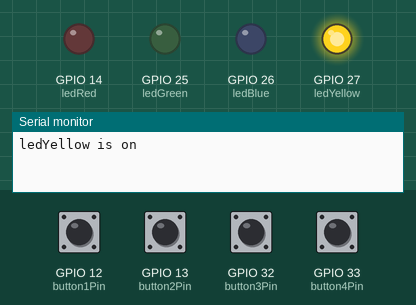
The sketch below on a simulated ESP32. Parts: output pins drawn as LEDs (lit = HIGH), the last lines printed to the serial monitor. The test bench sets the inputs (shaded band); at power-on: GPIO 12 (button1Pin), GPIO 13 (button2Pin), GPIO 32 (button3Pin), GPIO 33 (button4Pin) HIGH.

Above: at 1.2 s.
1.3 s: GPIO 12 (button1Pin) pulled LOW for 0.15 s
At 1.37 s:
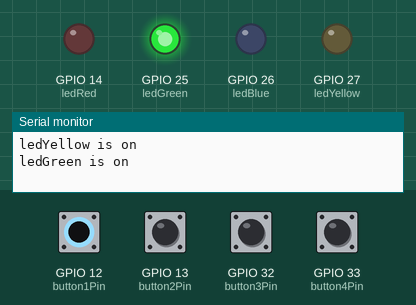
2.9 s: GPIO 13 (button2Pin) pulled LOW for 0.15 s
At 2.97 s:
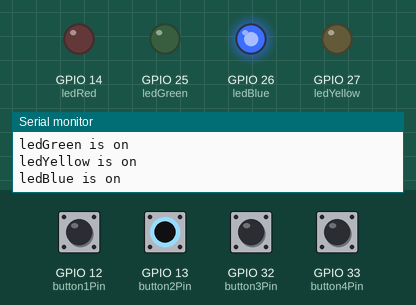
4.5 s: GPIO 12 (button1Pin) driven LOW and GPIO 13 (button2Pin) driven LOW
At 5.1 s:
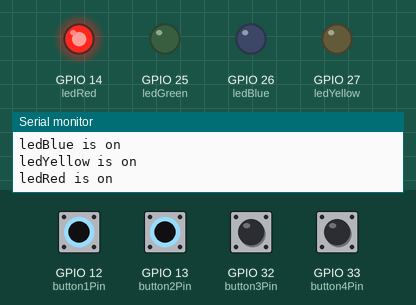
6.0 s: GPIO 12 (button1Pin) driven HIGH
At 6.3 s:
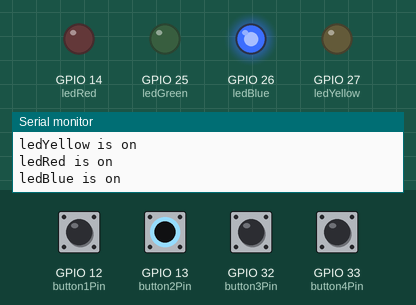
7.5 s: GPIO 12 (button1Pin) driven LOW
At 8.6 s:
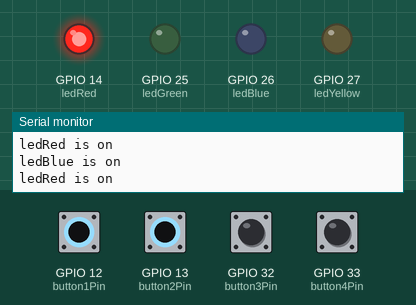
Timing chart, 0 to 10.0 s (numbered marks = the images above; inputs shaded):
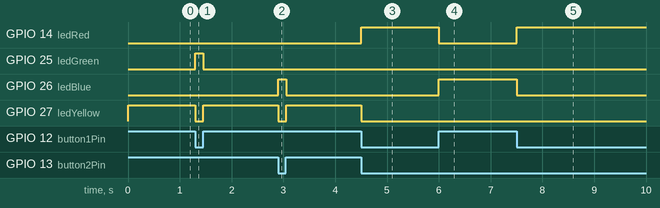

Measured:
- after the input at 1.3 s, GPIO 25 (ledGreen): LOW → HIGH at once, → LOW 0.15 s later; GPIO 27 (ledYellow): HIGH → LOW at once, → HIGH 0.15 s later
- after the input at 2.9 s, GPIO 26 (ledBlue): LOW → HIGH at once, → LOW 0.15 s later; GPIO 27 (ledYellow): HIGH → LOW at once, → HIGH 0.15 s later
- after the input at 4.5 s, GPIO 14 (ledRed): LOW → HIGH at once; GPIO 27 (ledYellow): HIGH → LOW at once
- after the input at 6.0 s, GPIO 14 (ledRed): HIGH → LOW at once; GPIO 26 (ledBlue): LOW → HIGH at once
- after the input at 7.5 s, GPIO 14 (ledRed): LOW → HIGH at once; GPIO 26 (ledBlue): HIGH → LOW at once

The sketch:

borojofirstproject.ino
```cpp
void task1()
{
    // Definición de estados y variable de estado
    enum class Task1States
    {
        INIT,
        WAIT_TIMEOUT
    };
    static Task1States task1State = Task1States::INIT;

    // Definición de variables static (conservan
    // su valor entre llamadas a task1)
    static uint32_t lasTime = 0;
    static uint32_t lastbt1nState = LOW;
    static uint32_t lastbt2nState = LOW;

    // Constantes

    constexpr uint32_t INTERVAL = 1000;
    constexpr uint8_t button1Pin = 12;
    constexpr uint8_t button2Pin = 13;
    constexpr uint8_t button3Pin = 32;
    constexpr uint8_t button4Pin = 33;
    constexpr uint8_t ledRed = 14;
    constexpr uint8_t ledGreen = 25;
    constexpr uint8_t ledBlue = 26;
    constexpr uint8_t ledYellow = 27;

    // MÁQUINA de ESTADOS

    switch (task1State)
    {
    case Task1States::INIT:
    {
        Serial.begin(115200);
        pinMode(button1Pin, INPUT_PULLUP);
        pinMode(button2Pin, INPUT_PULLUP);
        pinMode(button3Pin, INPUT_PULLUP);
        pinMode(button4Pin, INPUT_PULLUP);
        pinMode(ledRed, OUTPUT);
        pinMode(ledGreen, OUTPUT);
        pinMode(ledBlue, OUTPUT);
        pinMode(ledYellow, OUTPUT);
        lasTime = millis();
        task1State = Task1States::WAIT_TIMEOUT;

        break;
    }
    case Task1States::WAIT_TIMEOUT:
    {
        uint8_t btn1State = digitalRead(button1Pin);
        uint8_t btn2State = digitalRead(button2Pin);
        uint8_t btn3State = digitalRead(button3Pin);
        uint8_t btn4State = digitalRead(button4Pin);

        // Evento 2

        if ((lastbt1nState != btn1State) || (lastbt2nState != btn2State))
        {

            digitalWrite(ledRed, LOW);
            digitalWrite(ledBlue, LOW);
            digitalWrite(ledYellow, LOW);
            digitalWrite(ledGreen, LOW);

            if (btn1State == LOW && btn2State == LOW)
            {
                digitalWrite(ledRed, HIGH);
                Serial.println("ledRed is on");
            }
            // Evento 3
            if (btn1State == LOW && btn2State == HIGH)
            {
                digitalWrite(ledGreen, HIGH);
                Serial.println("ledGreen is on");
            }
            // Evento 4
            if (btn1State == HIGH && btn2State == LOW)
            {
                digitalWrite(ledBlue, HIGH);
                Serial.println("ledBlue is on");
            }

            // Evento 5
            if (btn1State == HIGH && btn2State == HIGH)
            {
                digitalWrite(ledYellow, HIGH);
                Serial.println("ledYellow is on");
            }
            lastbt1nState = btn1State;
            lastbt2nState = btn2State;
        }

        break;
    }
    default:
    {
        Serial.println("Error");
    }
    }
}

void setup()
{
    task1();
}

void loop()
{
    task1();
}
```
